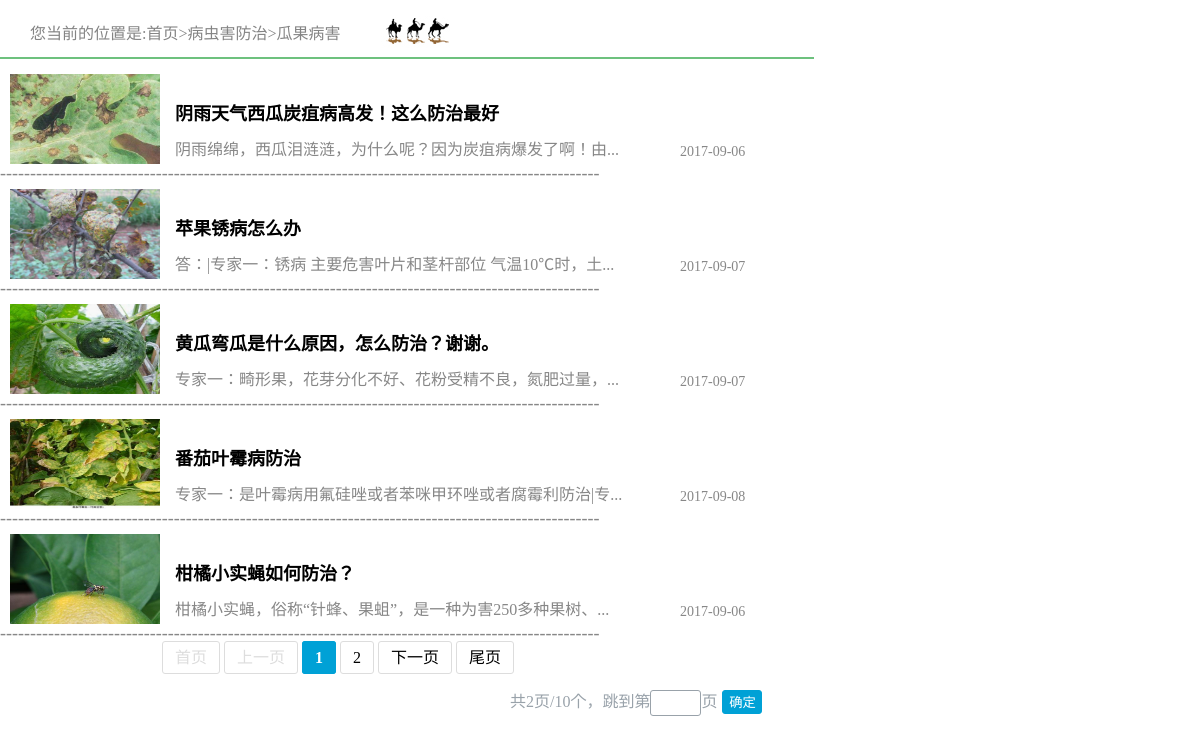
Screenshot of /bing_chong/bing_chong_iframe.php with the database file from the repository.
### php/open.php (called while the page is built, shortened)
<?php
function open_form($form,$star,$many){
	$sql_form="SELECT * FROM `$form` WHERE `view`='1' LIMIT $star,$many ";
	$result=mysql_query($sql_form,$GLOBALS['conn'] )or die("error connecting");
	return $result;
}
function substr_cut($str_cut,$length)
{
    if (strlen($str_cut) > $length)
    {
        for($i=0; $i < $length; $i++)
        if (ord($str_cut[$i]) > 128)    $i=$i+2;
        $str_cut = substr($str_cut,0,$i)."...";
    }
    return $str_cut;
}
?>

### php/functions_bing_chong.php (the view, shortened to what this page needs)
<?php
	include("open.php");
function titile($form){
	$div="<div class='title'>";
	$div.="<div class='nav'>";
	$div.="<span>您当前的位置是:</span>";
	$div.="<a href='../index.php' target='_blank'>首页></a><span>病虫害防治></span>";
	switch($form){
			case "illness-guaguo":$div.="<span>瓜果病害</span></div>";break;
						}
	$div.="<div class='background'></div></div>";
	echo $div;
}
function  fengye($form,$page){
	$star=($page-1)*5;
	$result=open_form($form,$star,5);
	$li="<ul class='ul'>";
	while($row=mysql_fetch_array($result)){
			$li.="<li><a href='bing_chong_detail.php?form=".$_GET["form"]."&id=";
			$li.=$row["id"];
			$li.="' target='_blank'><img src=\"";
			$li.=$row["picture"];
			$li.="\"/></a>";
			$li.="<a class='tit' href='bing_chong_detail.php?form=".$_GET["form"]."&id=".$row["id"];
			$li.="&page=".$_GET["page"];
			$li.="' target='_blank'>";
			$get_row=substr_cut($row["title"],60);
			$li.=$get_row;
			$li.="</a>";
			$li.="<a class='cont' href='bing_chong_detail.php?form=".$_GET["form"]."&id=".$row["id"];
			$li.="&page=".$_GET["page"];
			$li.="' target='_blank'>";
			$get_row=substr_cut($row["content"],80);
			$li.=$get_row;
			$li.="</a>";
			$li.="<p class=\"time\">";
			$li.=$row["time"];
			$li.="</p>";
			$li.="<p class=\"xian\">----------------------------------------------------------------------------------------------------</p></li>";
	}
	$li.="</ul>";
	echo $li;
			$total_sql="SELECT COUNT(*) FROM `$form` WHERE `view`='1'";
			$total_result=mysql_fetch_array(mysql_query($total_sql));
			$total=$total_result[0];
			$showPage=5;
			$total_pages=ceil($total/$showPage);
			$page_banner="<div class='banner' >";
			$kaishi=1;
			$end=$total_pages;
			if($page>1){
				$page_banner.="<a href=\"".$_SERVER['PHP_SELF']."?form={$_GET["form"]}&page=1\">首页</a>";
				$page_banner.="<a href=\"".$_SERVER['PHP_SELF']."?form={$_GET["form"]}&page=".($page-1)."\">上一页</a>";
			}
			else{
				$page_banner.="<span class='disable'>首页</span>";
				$page_banner.="<span class='disable'>上一页</span>";
			}
			for($i=$kaishi;$i<=$end;$i++){
				if($page==$i){
					$page_banner.="<span class='current'>{$i}</span>";
				}
				else{
					$page_banner.="<a href=\"".$_SERVER['PHP_SELF']."?form={$_GET["form"]}&page=".$i."\">{$i}</a>";
				}
			}
			if($page<$total_pages){
				$page_banner.="<a href=\"".$_SERVER['PHP_SELF']."?form={$_GET["form"]}&page=".($page+1)."\">下一页</a>";
				$page_banner.="<a href=\"".$_SERVER['PHP_SELF']."?form={$_GET["form"]}&page=".$total_pages."\">尾页</a>";
			}
			else{
				$page_banner.="<span class='disable'>下一页</span>";
				$page_banner.="<span class='disable'>尾页</span>";
			}
			$page_banner.="<form action='".$_SERVER['PHP_SELF']."' method='get'>";
			$page_banner.="共".$total_pages."页/".$total."个，";
			$page_banner.="<input type='hidden' name='form' value='{$_GET["form"]}'>";
			$page_banner.="跳到第<input class='in1' type='text' size='2' name='page'>页";
			$page_banner.="<input class='in2' type='submit' value='确定' />";
			$page_banner.="</form></div>";
			echo $page_banner;
}
?>

### css/chuShiHua.css (style rules this page uses)
body { margin: 0;padding: 0;font-family: "微软雅黑" }
* { text-decoration: none;list-style: none; padding:0px 0px 0px 0;margin: 0px 0px 0px 0px; border:none; }
p { padding:0px 0px 0px 0;margin: 0px 0px 0px 0px; }
a,input,button { outline:none;border:none }
a { color:#000; }
body { margin:0px auto; width:100%; background: #dddddd; }

### css/bing_chong/bing_chong_iframe.css (style rules this page uses)
body { width: 814px; height:800px; margin: 0 0 0 0; background: #FFFFFF; }
#content .title { border-bottom:2px solid #6dc17e; width:814px; height:57px; }
#content .title .nav { margin-top:20px; margin-left:30px; color:#848484; font-size: 16px; float:left; }
#content .title .nav a { color:#848484; }
#content .title .background { width: 109px; height:57px; background: url(../../information/nei-nav.jpg) no-repeat; float: left; }
#content ul { width:780px; }
#content ul li { width:780px; height:115px; position:relative; }
#content ul li a { display: block; }
#content ul li img { display: block; width:150px; height:90px; margin-left:10px; margin-top:15px; float: left; }
#content ul li .tit { display: block; font-size: 18px; font-weight:bold; width:600px; height:22px; float:left; margin-top:40px; margin-left:15px; }
#content ul li .cont { font-size: 16px; color:#878787; width:470px; height:20px; float:left; margin-top:15px; margin-left:15px; }
#content ul li .time { font-size: 14px; color:#878787; width:180px; height:20px; position: absolute; top:85px; left:680px; }
#content ul li .xian { font-size: 18px; color:#878787; width:780px; height:1px; position: absolute; line-height: 0px; top:114px; left:0px; }
#content .banner { font-size:16px; margin-top:10px; margin-left:160px; }
#content .banner a { border:1px solid #dddddd; border-radius:3px 3px; padding:7px 12px 7px 12px; margin:2px; text-decoration: none; }
#content .banner .current { border:1px solid #00a1d6; border-radius:3px 3px; padding:7px 12px 7px 12px; margin:2px; background:#00a1d6; color:#ffffff; font-weight: bold; }
#content .banner .disable { border:1px solid #dddddd; border-radius:3px 3px; padding:7px 12px 7px 12px; margin:2px; color:#dddddd; }
#content .banner form { margin-top:20px; margin-left:350px; color:#99a2aa; }
#content .banner form .in1 { border:1px solid #99a2aa; width:49px; height:24px; border-radius: 3px; }
#content .banner form .in2 { border:1px solid #00a1d6; width:40px; height:24px; border-radius: 3px; margin-left:5px; color:#ffffff; background:#00a1d6; cursor:pointer; }

### rows the page displays
illness-guaguo: value "阴雨天气西瓜炭疽病高发！这么防治最好 阴雨绵绵，西瓜泪涟涟，为什么呢？因为炭疽病爆发了啊！由... 2017-09-06"
illness-guaguo: value "苹果锈病怎么办 答：|专家一：锈病 主要危害叶片和茎杆部位 气温10℃时，土... 2017-09-07"
illness-guaguo: value "黄瓜弯瓜是什么原因，怎么防治？谢谢。 专家一：畸形果，花芽分化不好、花粉受精不良，氮肥过量，... 2017-09-07"
illness-guaguo: value "番茄叶霉病防治 专家一：是叶霉病用氟硅唑或者苯咪甲环唑或者腐霉利防治|专... 2017-09-08"
illness-guaguo: value "柑橘小实蝇如何防治？ 柑橘小实蝇，俗称“针蜂、果蛆”，是一种为害250多种果树、... 2017-09-06"

### other values shown
$page_banner "共2页/10个，"
